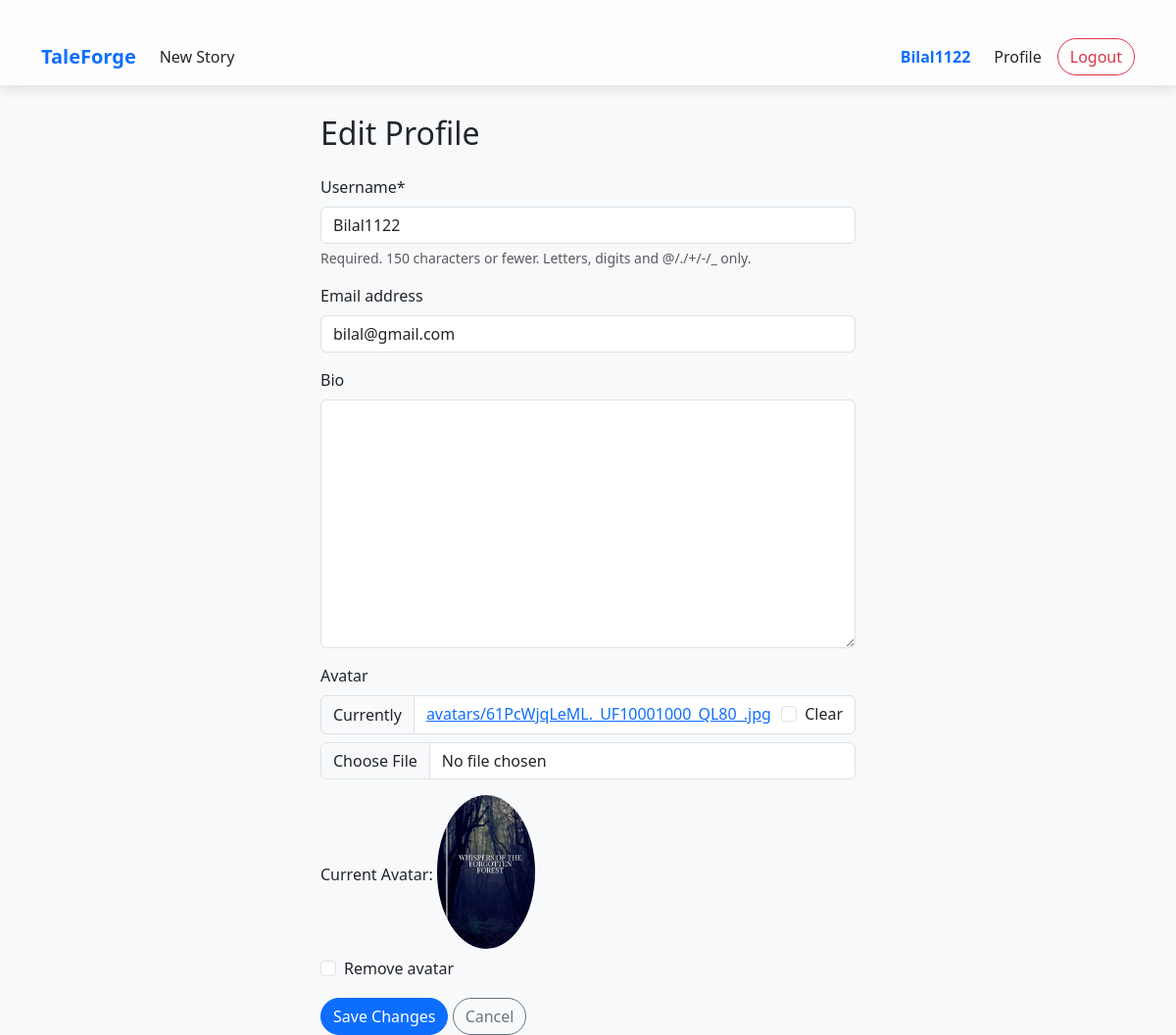
The page /accounts/profile/2/edit/ (signed in) on the database its author committed.
### accounts/models.py (models this page shows, shortened)
class CustomUser(AbstractUser):
    bio = models.TextField(max_length=500, blank=True)
    avatar = models.ImageField(upload_to='avatars/', blank=True, null=True)
    is_moderator = models.BooleanField(default=False)

### accounts/views.py (the view, shortened to what this page needs)
# urls.py: path('profile/<int:pk>/edit/', ProfileUpdateView.as_view(), name='profile_edit'),
class ProfileUpdateView(LoginRequiredMixin, UpdateView):
    model = CustomUser
    form_class = ProfileUpdateForm
    template_name = 'accounts/profile_edit.html'
    def get_object(self):
        return self.request.user

### accounts/forms.py
class ProfileUpdateForm(UserChangeForm):
    password = None  # Remove password field
    class Meta:
        model = CustomUser
        fields = ('username', 'email', 'bio', 'avatar')

### templates/accounts/profile_edit.html (shortened to what this page needs)
{% extends 'base.html' %}
{% load crispy_forms_tags %}
{% block content %}
<div class="row justify-content-center">
    <div class="col-md-6">
        <h2 class="mb-4">Edit Profile</h2>
        <form method="post" enctype="multipart/form-data">
            {{ form|crispy }}
            {% if form.instance.avatar %}
                <div class="form-group">
                    <label>Current Avatar:</label>
                    <img src="{{ form.instance.avatar.url }}" class="rounded-circle mb-2" width="100">
                    <div class="form-check">
                        <input class="form-check-input" type="checkbox" name="avatar-clear" id="avatar-clear">
                        <label class="form-check-label" for="avatar-clear">Remove avatar</label>
                    </div>
                </div>
            {% endif %}
            <button type="submit" class="btn btn-primary mt-3">Save Changes</button>
            <a href="{% url 'profile' pk=user.pk %}" class="btn btn-outline-secondary mt-3">Cancel</a>
        </form>
    </div>
</div>
{% endblock %}

### templates/base.html (shortened to what this page needs)
<!DOCTYPE html>
<html lang="en">
  <head>
    <link
      href="https://cdn.jsdelivr.net/npm/bootstrap@5.3.0/dist/css/bootstrap.min.css"
      rel="stylesheet"
    />
    {% load static %}
  </head>
  <body>
    <nav class="navbar navbar-expand-lg glass-navbar sticky-top">
      <div class="container">
        <a class="navbar-brand" href="{% url 'home' %}">TaleForge</a>
        <div class="collapse navbar-collapse justify-content-between" id="navbarNav">
          <ul class="navbar-nav">
            <li class="nav-item">
              <a
                class="nav-link {% if request.path == '/story/create/' %}active{% endif %}"
                href="{% url 'story_create' %}"
              > New Story</a>
            </li>
          </ul>
          <ul class="navbar-nav align-items-center">
            {% if user.is_authenticated %}
              <li class="nav-item d-flex align-items-center me-3">
                <span class="text-primary fw-semibold">{{ user.username }}</span>
              </li>
              <li class="nav-item">
                <a class="nav-link" href="{% url 'profile' pk=user.pk %}">Profile</a>
              </li>
              <li class="nav-item">
                <form action="{% url 'logout' %}" method="post">
                  <button type="submit" class="btn btn-outline-danger ms-2">Logout</button>
                </form>
              </li>
            {% endif %}
          </ul>
        </div>
      </div>
    </nav>
    <div class="container">
      {% block content %}{% endblock %}
    </div>
  </body>
</html>

### templates/base.html (style rules this page uses)
body { background-color: #f8f9fa; color: #212529; font-family: 'Segoe UI', Tahoma, Geneva, Verdana, sans-serif; }
.glass-navbar { background: rgba(255, 255, 255, 0.7); backdrop-filter: blur(12px); -webkit-backdrop-filter: blur(12px); border-bottom: 1px solid rgba(255, 255, 255, 0.2); box-shadow: 0 4px 12px rgba(0, 0, 0, 0.1); }
.navbar-brand { font-weight: 700; color: #0d6efd !important; }
.navbar-nav .nav-link { padding: 0.5rem 1rem; transition: all 0.3s ease; color: #212529 !important; }
.btn { border-radius: 25px; font-weight: 500; }
.container { margin-top: 30px; }

### rows shown on the page
CustomUser: username "Bilal1122", email "bilal@gmail.com", instance.avatar (picture)
